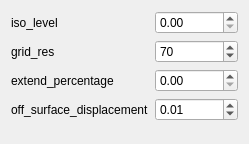
               <widget class="QWidget" name="page_4">
                <property name="geometry">
                 <rect>
                  <x>0</x>
                  <y>0</y>
                  <width>249</width>
                  <height>144</height>
                 </rect>
                </property>
                <attribute name="label">
                 <string>重建参数</string>
                </attribute>
                <layout class="QVBoxLayout" name="verticalLayout_11">
                 <item>
                  <layout class="QGridLayout" name="gridLayout_8">
                   <item row="5" column="0">
                    <widget class="QLabel" name="label_32">
                     <property name="text">
                      <string>off_surface_displacement</string>
                     </property>
                    </widget>
                   </item>
                   <item row="0" column="0">
                    <widget class="QLabel" name="label_9">
                     <property name="text">
                      <string>iso_level</string>
                     </property>
                    </widget>
                   </item>
                   <item row="1" column="0">
                    <widget class="QLabel" name="label_10">
                     <property name="text">
                      <string>grid_res</string>
                     </property>
                    </widget>
                   </item>
                   <item row="2" column="0">
                    <widget class="QLabel" name="label_22">
                     <property name="text">
                      <string>extend_percentage</string>
                     </property>
                    </widget>
                   </item>
                   <item row="1" column="1">
                    <widget class="QSpinBox" name="res_value">
                     <property name="minimum">
                      <number>50</number>
                     </property>
                     <property name="maximum">
                      <number>100</number>
                     </property>
                     <property name="value">
                      <number>70</number>
                     </property>
                    </widget>
                   </item>
                   <item row="2" column="1">
                    <widget class="QDoubleSpinBox" name="percentage_value">
                     <property name="maximum">
                      <double>100.000000000000000</double>
                     </property>
                     <property name="singleStep">
                      <double>1.000000000000000</double>
                     </property>
                    </widget>
                   </item>
                   <item row="5" column="1">
                    <widget class="QDoubleSpinBox" name="off_value">
                     <property name="maximum">
                      <double>1.000000000000000</double>
                     </property>
                     <property name="singleStep">
                      <double>0.010000000000000</double>
                     </property>
                     <property name="value">
                      <double>0.010000000000000</double>
                     </property>
                    </widget>
                   </item>
                   <item row="0" column="1">
                    <widget class="QDoubleSpinBox" name="iso_value">
                     <property name="maximum">
                      <double>1.000000000000000</double>
                     </property>
                     <property name="singleStep">
                      <double>0.010000000000000</double>
                     </property>
                    </widget>
                   </item>
                  </layout>
                 </item>
                 <item>
                  <spacer name="verticalSpacer_7">
                   <property name="orientation">
                    <enum>Qt::Vertical</enum>
                   </property>
                   <property name="sizeHint" stdset="0">
                    <size>
                     <width>20</width>
                     <height>389</height>
                    </size>
                   </property>
                  </spacer>
                 </item>
                </layout>
               </widget>
